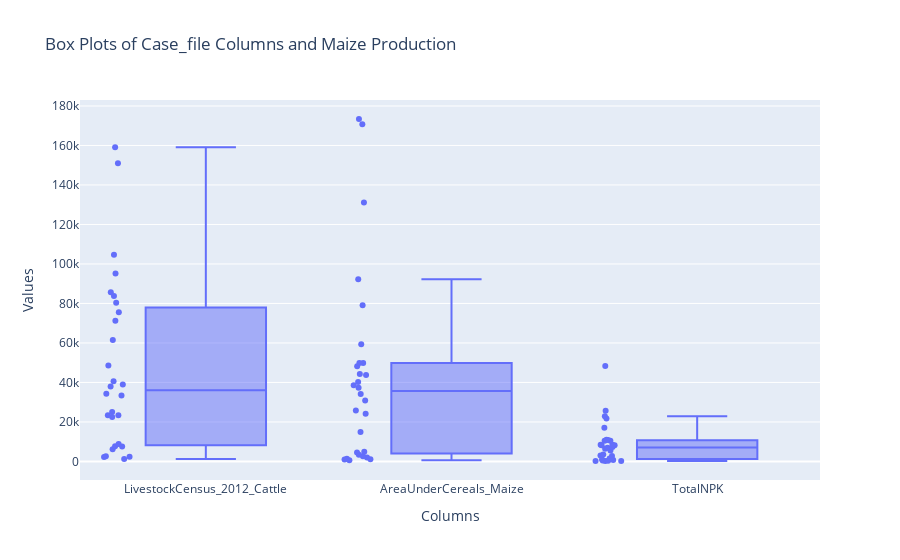

Here is the notebook cell this chart was saved with:
### Code cell
import plotly.express as px
import pandas as pd

# df['Maize_Production'] = y  # Add the y column to the Case_file DataFrame

# Melt the DataFrame to a long format for easier plotting
Case_file_melt = Case_file.melt(var_name='Columns', value_name='Values')

# Create box plots for each column
fig = px.box(Case_file_melt, x='Columns', y='Values', title='Box Plots of Case_file Columns and Maize Production',points = "all")

# Show the figure
fig.show()

### Figure 1 — Plotly figure (JSON) as saved in the notebook; plotly's stock layout.template omitted (floating-point values rounded to 4 significant figures)
{"data": [{"alignmentgroup": "True", "boxpoints": "all", "hovertemplate": "Columns=%{x}<br>Values=%{y}<extra></extra>", "legendgroup": "", "marker": {"color": "#636efa"}, "name": "", "notched": false, "offsetgroup": "", "orientation": "v", "showlegend": false, "type": "box", "x": ["LivestockCensus_2012_Cattle", "LivestockCensus_2012_Cattle", "LivestockCensus_2012_Cattle", "LivestockCensus_2012_Cattle", "LivestockCensus_2012_Cattle", "LivestockCensus_2012_Cattle", "LivestockCensus_2012_Cattle", "LivestockCensus_2012_Cattle", "LivestockCensus_2012_Cattle", "LivestockCensus_2012_Cattle", "LivestockCensus_2012_Cattle", "LivestockCensus_2012_Cattle", "LivestockCensus_2012_Cattle", "LivestockCensus_2012_Cattle", "LivestockCensus_2012_Cattle", "LivestockCensus_2012_Cattle", "LivestockCensus_2012_Cattle", "LivestockCensus_2012_Cattle", "LivestockCensus_2012_Cattle", "LivestockCensus_2012_Cattle", "LivestockCensus_2012_Cattle", "LivestockCensus_2012_Cattle", "LivestockCensus_2012_Cattle", "LivestockCensus_2012_Cattle", "LivestockCensus_2012_Cattle", "LivestockCensus_2012_Cattle", "LivestockCensus_2012_Cattle", "LivestockCensus_2012_Cattle", "AreaUnderCereals_Maize", "AreaUnderCereals_Maize", "AreaUnderCereals_Maize", "AreaUnderCereals_Maize", "AreaUnderCereals_Maize", "AreaUnderCereals_Maize", "AreaUnderCereals_Maize", "AreaUnderCereals_Maize", "AreaUnderCereals_Maize", "AreaUnderCereals_Maize", "AreaUnderCereals_Maize", "AreaUnderCereals_Maize", "AreaUnderCereals_Maize", "AreaUnderCereals_Maize", "AreaUnderCereals_Maize", "AreaUnderCereals_Maize", "AreaUnderCereals_Maize", "AreaUnderCereals_Maize", "AreaUnderCereals_Maize", "AreaUnderCereals_Maize", "AreaUnderCereals_Maize", "AreaUnderCereals_Maize", "AreaUnderCereals_Maize", "AreaUnderCereals_Maize", "AreaUnderCereals_Maize", "AreaUnderCereals_Maize", "AreaUnderCereals_Maize", "AreaUnderCereals_Maize", "TotalNPK", "TotalNPK", "TotalNPK", "TotalNPK", "TotalNPK", "TotalNPK", "TotalNPK", "TotalNPK", "TotalNPK", "TotalNPK", "TotalNPK", "TotalNPK", "TotalNPK", "TotalNPK", "TotalNPK", "TotalNPK", "TotalNPK", "TotalNPK", "TotalNPK", "TotalNPK", "TotalNPK", "TotalNPK", "TotalNPK", "TotalNPK", "TotalNPK", "TotalNPK", "TotalNPK", "TotalNPK"], "x0": " ", "xaxis": "x", "y": [2567.0, 25040.0, 7730.0, 83820.0, 85660.0, 2279.0, 71210.0, 104700.0, 37940.0, 40570.0, 151000.0, 7600.0, 8774.0, 61550.0, 80400.0, 159000.0, 48620.0, 75580.0, 33420.0, 34260.0, 95150.0, 22560.0, 23450.0, 2372.0, 6222.0, 1253.0, 38940.0, 23450.0, 1129, 14867, 1987, 92194, 173400, 640, 59377, 43827, 24207, 25831, 79058, 3448, 4892, 37283, 38569, 131163, 40207, 44300, 30900, 34163, 170696, 4576, 49870.0, 1382, 2634, 961, 48210, 49870.0, 438.2, 3036.0, 222.2, 10900.0, 25700.0, 220.8, 8197.0, 10430.0, 2746.0, 8156.0, 17040.0, 3519.0, 1449.0, 6945.0, 7290.0, 48290.0, 10420.0, 22940.0, 6448.0, 5591.0, 21730.0, 1026.0, 8404.0, 249.4, 710.1, 368.6, 11000.0, 8404.0], "y0": " ", "yaxis": "y"}], "layout": {"boxmode": "group", "legend": {"tracegroupgap": 0}, "title": {"text": "Box Plots of Case_file Columns and Maize Production"}, "xaxis": {"anchor": "y", "domain": [0, 1], "title": {"text": "Columns"}}, "yaxis": {"anchor": "x", "domain": [0, 1], "title": {"text": "Values"}}}}
